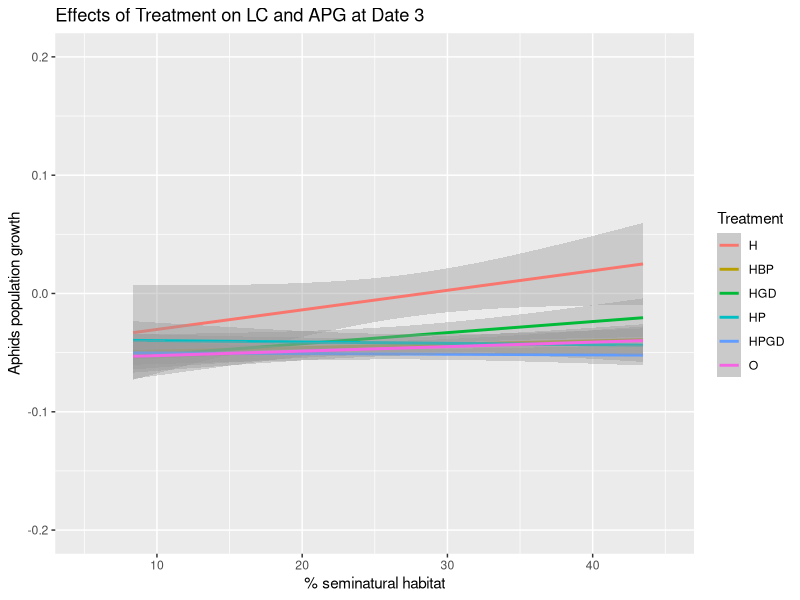

Write the R code that produced this figure. (Note: this script raises an error after producing the figure.)
#Date3_population growth and seminatural habitat
#import data file
library(readr)
Data1 <- read.table("Project data.csv", header = TRUE, dec = ",", sep = ";")

####dataframe for sampling date3
DATE3 <- Data1[Data1$Date == "3", ]
DATE3_700 <- subset(DATE3, DATE3$BUFF_DIST == "700")

###############line graph################
#calculate the aphids population growth at date1
logNaphids_D3_line <- log(DATE3_700$aphid_live + 1) - log(DATE3_700$aphidsinoculated_init + 1) 
APG_D3_line <- logNaphids_D3_line/30

#dataframe for seminatural habitat and aphids population growth at date1 
DATE3APG_line <- data.frame(DATE3_700,APG_D3_line)

#barplot for % Seminatural habitat and APhid population growth
library(ggplot2)
Line_APGD3 <- ggplot(DATE3APG_line, aes(x = Pt.seminatural, y = APG_D3_line, color = Treatment))
Line_APGD3 <- Line_APGD3 + labs(x = "% seminatural habitat", y = "Aphids population growth", title = "Effects of Treatment on LC and APG at Date 3")
# for scatter plot: use geom_point()
Line_APGD3 <- Line_APGD3 + geom_smooth(method = "lm")
Line_APGD3 <- Line_APGD3 + xlim(5,45) + ylim(-0.2 , 0.2)
print(Line_APGD3)

###############Bar graph######################
#calculate the aphids population growth at date1
logNaphids_D3_bar <- log(DATE3$aphid_live + 1) - log(DATE3$aphidsinoculated_init + 1) 
APG_D3_bar <- logNaphids_D3/30

#dataframe for seminatural habitat and aphids population growth at date1 
DATE3APG_bar <- data.frame(DATE3,APG_D3_bar)

#plot
Bar_APGD3 <- ggplot(DATE3APG_bar, aes(x = Treatment, y = APG_D3_bar, fill = Treatment))
Bar_APGD3 <- Bar_APGD3 + geom_bar(stat = "identity")
Bar_APGD3 <- Bar_APGD3 + labs(x = "Enemy exclution treatment", y = "APhids population growth", title = "Effects of Treatment on APG at Date 3")
Bar_APGD3 <- Bar_APGD3 + geom_hline(yintercept = 0, colour = "grey") 
plot(Bar_APGD3)


